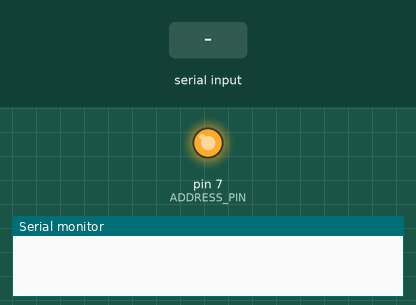
This sketch was run on a simulated Arduino Uno, built with avr-gcc and run on an emulated ATmega328P. Parts: output pins drawn as LEDs (lit = HIGH), the last lines printed to the serial monitor. The inputs (shaded band) are chosen by the test bench. Pins used as bus, display or sensor lines are not drawn.

Above: at 1.2 s.
1.3 s: byte 112 (COMMAND_PROGRAM) received over Serial
At 3.1 s:
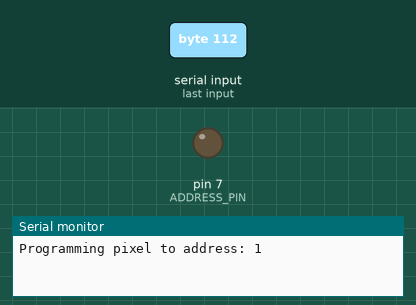
Timing chart, 0 to 5.0 s (numbered marks = the images above; inputs shaded):
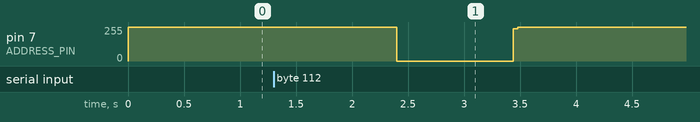

The sketch:

BlinkyTile_Pixel_Programmer.ino
```cpp
// (licence header left out)
#include "DmxSimpleMod.h"

#define DATA_PIN    13      // Pin connected to the data output
#define ADDRESS_PIN  7      // Pin connected to the address programmer output

#define COMMAND_PROGRAM         'p'    // Program a channel

int maxPixel       = 14;    // Maximum pixel to display
int controllerType = 1;     // Controller type 1:WS2822S

uint8_t id_colors[14][3] = {
  {0,0,255},     // p1: deep blue
  {0,255,0},     // p2: green
  {0,255,255},   // p3: cyan
  {255,0,0},     // p4: red
  {255,0,255},   // p5: purple
  {255,255,0},   // p6: yellow
  {255,255,255}, // p7: white
  {0,0,127},     // p8: dim blue
  {0,127,0},     // p9: dim green
  {0,127,127},   // p10: dim cyan
  {127,0,0},     // p11: dim red
  {127,0,127},   // p12: dim purple
  {127,127,0},   // p13: dim yellow
  {127,127,127}, // p14: grey
};

void setup() {
  pinMode(DATA_PIN, OUTPUT);
  digitalWrite(DATA_PIN, LOW);

  pinMode(ADDRESS_PIN, OUTPUT);
  digitalWrite(ADDRESS_PIN, HIGH);

  DmxSimple.usePin(DATA_PIN);
  DmxSimple.maxChannel(maxPixel*3);
  DmxSimple.begin();

  Serial.begin(19200);
}


void writePixel(int pixel, int r, int g, int b) {
  DmxSimple.write((pixel - 1)*3 + 1, b);
  DmxSimple.write((pixel - 1)*3 + 2, g);
  DmxSimple.write((pixel - 1)*3 + 3, r);
}


uint8_t flipEndianness(uint8_t input) {
  uint8_t output = 0;
  for(uint8_t bit = 0; bit < 8; bit++) {
    if(input & (1 << bit)) {
      output |= (1 << (7 - bit));
    }
  }

  return output;
}

void programAddress(int address) {
  // Build the output pattern to program this address
  uint8_t pattern[3];

  if (controllerType ==  1) {
    // WS2822S (from datasheet)
    int channel = (address-1)*3+1;
    pattern[0] = flipEndianness(channel%256);
    pattern[1] = flipEndianness(240 - (channel/256)*15);
    pattern[2] = flipEndianness(0xD2);
  }
  else {
    // WS2821 (determined experimentally)
    int channel = (address)*3;
    pattern[0] = flipEndianness(channel%256);
    pattern[1] = flipEndianness(240 - (channel/256)*15);
    pattern[2] = flipEndianness(0xAE);
  }

  DmxSimple.end();                 // Turn off the DMX engine
  delay(50);                       // Wait for the engine to actually stop
  digitalWrite(ADDRESS_PIN, HIGH); // Set the address output pin high if it wasn't already
  digitalWrite(DATA_PIN, LOW);     // Force the data pin low
  delay(50);                       // Let this sit for a bit to signal the chip we are starting

  DmxSimple.usePin(ADDRESS_PIN);   // Use the address output pin to generate the DMX signal
  DmxSimple.maxChannel(3);
  DmxSimple.write(1, pattern[0]);  // Pre-load the output pattern (note this might trash the LED output, meh)
  DmxSimple.write(2, pattern[1]);
  DmxSimple.write(3, pattern[2]);

  digitalWrite(ADDRESS_PIN, LOW);   // Set the address pin low to begin transmission
  delay(1000);                      // Delay 1s to signal address transmission begin
  DmxSimple.begin();                // Begin transmission. Only the first one actually counts.

  delay(20);                        // Wait a while for the the signal to be sent
  DmxSimple.end();
  digitalWrite(ADDRESS_PIN, HIGH);  // Set the address output pin high if it wasn't already

  // Reset the output, and set the output to our new pixel address.
  DmxSimple.usePin(DATA_PIN);
  DmxSimple.maxChannel(maxPixel*3);
  DmxSimple.begin();
}


void color_loop() {
  float mult = 0.1;
  for (uint8_t i = 0; i < maxPixel; i+=1) {
    writePixel(i+1,
      mult * id_colors[i][0],
      mult * id_colors[i][1],
      mult * id_colors[i][2]
    );
  }
}


void loop() {

  if(Serial.available() > 0) {
    char command = Serial.read();
    int parameter = Serial.parseInt();

    if(command == COMMAND_PROGRAM) {
      if(parameter < 1 || parameter > maxPixel) {
        parameter = 1;
      }

      Serial.print("Programming pixel to address: ");
      Serial.println(parameter);
      programAddress(parameter);
    }
  }

  color_loop();
}
```

DmxSimpleMod.cpp
```cpp
// (licence header left out)
#include <avr/io.h>
#include <avr/interrupt.h>
#include <util/delay.h>

#include <Arduino.h>

#include "DmxSimpleMod.h"

#define DMX_MODE_DISABLED    0    // Disable DMX output
#define DMX_MODE_CONTINUOUS  1    // Send the DMX data continuosly
#define DMX_MODE_SINGLE_SHOT 2    // Send the DMX frame one, then stop

volatile uint8_t dmxBuffer[DMX_SIZE];
uint16_t dmxMax = 16;                 // Number of DMX channels to transmit
uint8_t  dmxMode = DMX_MODE_DISABLED; // Transmission mode
uint16_t dmxState = 0;                // Transmission state: 0:start byte, >0: sending channel

uint8_t dmxPin = 3;                   // Arduino pin to output DMX to
volatile uint8_t *dmxPort;            //
uint8_t dmxBit = 0;                   //

void dmxBegin();
void dmxEnd();
void dmxSendByte(volatile uint8_t);
void dmxWrite(int,uint8_t);
void dmxMaxChannel(int);

/* TIMERn has a different register mapping on the ATmega8.
 * The modern chips (168, 328P, 1280) use identical mappings.
 */
#if defined(__AVR_ATmega168__) || defined(__AVR_ATmega168P__) || defined(__AVR_ATmega328P__) || defined(__AVR_ATmega1280__)
#define TIMERn_INTERRUPT_ENABLE() TIMSK2 |= _BV(TOIE2)
#define TIMERn_INTERRUPT_DISABLE() TIMSK2 &= ~_BV(TOIE2)
#define TIMERn_OVF_vect TIMER2_OVF_vect

#elif defined(__AVR_ATmega8__)
#define TIMERn_INTERRUPT_ENABLE() TIMSK |= _BV(TOIE2)
#define TIMERn_INTERRUPT_DISABLE() TIMSK &= ~_BV(TOIE2)
#define TIMERn_OVF_vect TIMER2_OVF_vect

#elif defined(__AVR_ATmega32U4__)
#define TIMERn_INTERRUPT_ENABLE() TIMSK4 |= _BV(TOIE4)
#define TIMERn_INTERRUPT_DISABLE() TIMSK4 &= ~_BV(TOIE4)
#define TIMERn_OVF_vect TIMER4_OVF_vect

#else
#define TIMERn_INTERRUPT_ENABLE()
#define TIMERn_INTERRUPT_DISABLE()
#define TIMERn_OVF_vect
/* Produce an appropriate message to aid error reporting on nonstandard
 * platforms such as Teensy.
 */
#error "DmxSimple does not support this CPU"
#endif


// Initialise the DMX engine
inline void dmxBegin()
{
  dmxMode = DMX_MODE_CONTINUOUS;
  dmxState = 0;

  // Set up port pointers for interrupt routine
  dmxPort = portOutputRegister(digitalPinToPort(dmxPin));
  dmxBit = digitalPinToBitMask(dmxPin);

  // Set DMX pin to output
  pinMode(dmxPin,OUTPUT);

  // Initialise DMX frame interrupt
  //
  // Presume Arduino has already set Timer2 to 64 prescaler,
  // Phase correct PWM mode
  // So the overflow triggers every 64*510 clock cycles
  // Which is 510 DMX bit periods at 16MHz,
  //          255 DMX bit periods at 8MHz,
  //          637 DMX bit periods at 20MHz
  TIMERn_INTERRUPT_ENABLE();
}

// Stop the DMX engine
// Turns off the DMX interrupt routine
inline void dmxEnd()
{
  TIMERn_INTERRUPT_DISABLE();
  dmxMode = DMX_MODE_DISABLED;
}

// Transmit a complete DMX byte
// We have no serial port for DMX, so everything is timed using an exact
// number of instruction cycles.
//
// Really suggest you don't touch this function.
void dmxSendByte(volatile uint8_t value)
{
  uint8_t bitCount, delCount;
  __asm__ volatile (
    "cli\n"
    "ld __tmp_reg__,%a[dmxPort]\n"
    "and __tmp_reg__,%[outMask]\n"
    "st %a[dmxPort],__tmp_reg__\n"
    "ldi %[bitCount],11\n" // 11 bit intervals per transmitted byte
    "rjmp bitLoop%=\n"     // Delay 2 clock cycles.
  "bitLoop%=:\n"\
    "ldi %[delCount],%[delCountVal]\n"
  "delLoop%=:\n"
    "nop\n"
    "dec %[delCount]\n"
    "brne delLoop%=\n"
    "ld __tmp_reg__,%a[dmxPort]\n"
    "and __tmp_reg__,%[outMask]\n"
    "sec\n"
    "ror %[value]\n"
    "brcc sendzero%=\n"
    "or __tmp_reg__,%[outBit]\n"
  "sendzero%=:\n"
    "st %a[dmxPort],__tmp_reg__\n"
    "dec %[bitCount]\n"
    "brne bitLoop%=\n"
    "sei\n"
    :
      [bitCount] "=&d" (bitCount),
      [delCount] "=&d" (delCount)
    :
      [dmxPort] "e" (dmxPort),
      [outMask] "r" (~dmxBit),
      [outBit] "r" (dmxBit),
      [delCountVal] "M" (F_CPU/1000000-3),
      [value] "r" (value)
  );
}

// DmxSimple interrupt routine
// Transmit a chunk of DMX signal every timer overflow event.
//
// The full DMX transmission takes too long, but some aspects of DMX timing
// are flexible. This routine chunks the DMX signal, only sending as much as
// it's time budget will allow.
//
// This interrupt routine runs with interrupts enabled most of the time.
// With extremely heavy interrupt loads, it could conceivably interrupt its
// own routine, so the TIMERn interrupt is disabled for the duration of
// the service routine.
ISR(TIMERn_OVF_vect,ISR_NOBLOCK) {

  // Prevent this interrupt running recursively
  TIMERn_INTERRUPT_DISABLE();

  uint16_t bitsLeft = F_CPU / 31372; // DMX Bit periods per timer tick
  bitsLeft >>=2; // 25% CPU usage
  while (1) {
    if (dmxState == 0) {
      // Next thing to send is reset pulse and start code
      // which takes 35 bit periods
      uint8_t i;
      if (bitsLeft < 35) break;
      bitsLeft-=35;
      *dmxPort &= ~dmxBit;
      for (i=0; i<11; i++) _delay_us(8);
      *dmxPort |= dmxBit;
      _delay_us(8);
      dmxSendByte(0);
    } else {
      // Now send a channel which takes 11 bit periods
      if (bitsLeft < 11) break;
      bitsLeft-=11;
      dmxSendByte(dmxBuffer[dmxState-1]);
    }
    // Successfully completed that stage - move state machine forward
    dmxState++;
    if (dmxState > dmxMax) {
      dmxState = 0; // Send next frame

      // If we aren't in continuous transmission mode, stop.
      if(dmxMode != DMX_MODE_CONTINUOUS) {
        dmxEnd();
      }

      break;
    }
  }

  // Enable interrupts for the next transmission chunk
  TIMERn_INTERRUPT_ENABLE();
}

void dmxWrite(int channel, uint8_t value) {
  if ((channel > 0) && (channel <= DMX_SIZE)) {
    if (value<0) value=0;
    if (value>255) value=255;
    dmxMax = max((unsigned)channel, dmxMax);
    dmxBuffer[channel-1] = value;
  }
}

void dmxMaxChannel(int channel) {
  dmxMax = min(channel, DMX_SIZE);
}


void DmxSimpleClass::usePin(uint8_t pin) {
  dmxPin = pin;
  // TODO: configure pin output mode here?
}


void DmxSimpleClass::maxChannel(int channel) {
  dmxMaxChannel(channel);
}

void DmxSimpleClass::write(int address, uint8_t value)
{
  dmxWrite(address, value);
}

void DmxSimpleClass::begin()
{
  dmxBegin();
}

void DmxSimpleClass::end()
{
  dmxEnd();
}

DmxSimpleClass DmxSimple;
```

DmxSimpleMod.h
```cpp
// (licence header left out)
#ifndef DMX_SIMPLE_MOD_H
#define DMX_SIMPLE_MOD_H

#include <inttypes.h>

#if RAMEND <= 0x4FF
#define DMX_SIZE 128
#else
#define DMX_SIZE 512
#endif

class DmxSimpleClass
{
  public:
    // Set output pin
    // @param pin (input) Output digital pin to use
    void usePin(uint8_t pin);

    // Set DMX maximum channel
    // @param channel (input) The highest DMX channel to use (max DMX_SIZE)
    void maxChannel(int channel);

    // Write to a DMX channel
    // @param address (input) DMX address to set (1 - DMX_SIZE)
    // @param value (input) Value to write to the DMX address
    void write(int address, uint8_t value);

    void begin();
    void end();
};
extern DmxSimpleClass DmxSimple;
#endif
```

Measured:
- after the input at 1.3 s, pin 7 (ADDRESS_PIN): 255/255 → 0/255 after 1.1 s, → 255/255 1.0 s later
